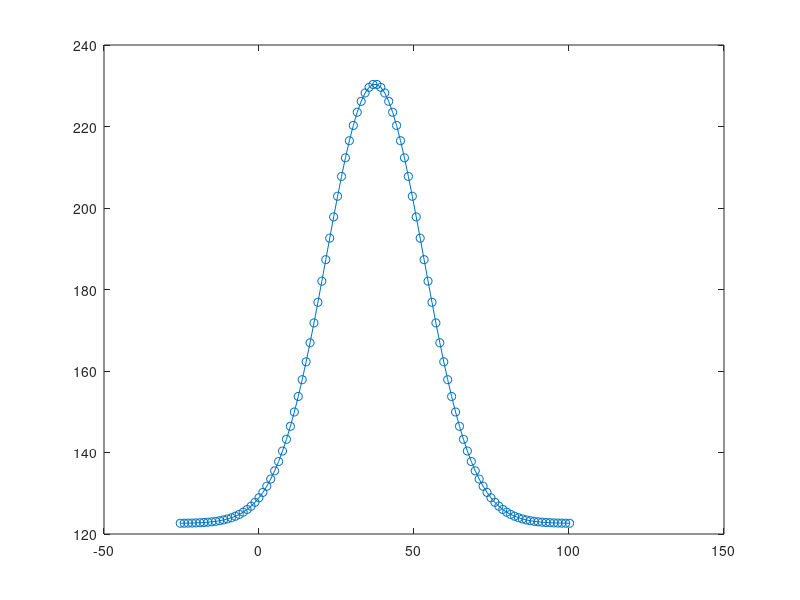

The MATLAB script that drew this image: (Note: this script raises an error after producing the figure.)
%**************************************************************************
% This algorithm performs Powell's dog leg method fitting on gauss function
% with amplitude
% author: Karol Vegso
% affiliation: Institute of Physics, Slovak Academy of Sciences
%**************************************************************************
clear all
close all
clc
%**************************************************************************
% generate experimental gauss function with amplitude
%**************************************************************************
% number of experimental points
M=100;
% initialize x (t_data) and y (y_data) vectors of gauss function
t_data=zeros(1,M);
y_data=zeros(1,M);
% initialize amplitude
x1=107.8;
% initialize center
x2=37.4;
% initialize width
x3=15.7;
% initialize offset
x4=122.6;
% t_data vector
multiplicator_width=4;
t_data_start=x2-multiplicator_width*x3;
t_data_stop=x2+multiplicator_width*x3;
t_data=linspace(t_data_start,t_data_stop,M);
% y vector
y_data=x1*exp(((-1.0)*((t_data(1,:)-x2).^2)./(2*x3^2)))+x4;
% plot experimental curve
plot(t_data(1,:),y_data(1,:),'-o');
%**************************************************************************
% initial fitting parameters - amplitude, center, width, offset
%**************************************************************************
% initial amplitude
x01=1;
% initial center
x02=25;
% initial width
x03=1;
% initial offset
x04=0;
% initial parameters
x0=[x01 x02 x03 x04];
%**************************************************************************
% fitting parameters
%**************************************************************************
% maximum iterations
k_max=1000;
% epsilon 1
epsilon_1=1.0e-15;
% epsilon 2
epsilon_2=1.0e-15;
% epsilon 3
epsilon_3=1.0e-20;
% initial delta parameter
delta=1;
%**************************************************************************
% fit simulated curve
fit_result=powells_dog_leg_gauss_amp(t_data, y_data, x0, k_max, epsilon_1, epsilon_2, epsilon_3, delta);
%**************************************************************************
% function to perform Powell's dog leg fitting method on gauss
% function with amplitude
% input aparmeters are t_data (x values), y_data (y values), x0 (initial
% fitting parameters - amplitude, center, width, offset), k_max (maximum number of
% iterations), epsilon_1 (good value 1.0e-15), epsilon_2 (good value
% 1.0e-15), epsilon_3 (good value 1.0e-20), delta (good initial value 1)
%**************************************************************************
function [x_new] = powells_dog_leg_gauss_amp(t_data, y_data, x0, k_max, epsilon_1, epsilon_2, epsilon_3, delta)
    %**************************************************************************
    % begin of function
    %**************************************************************************
    % number of simulated or experimental points
    M=length(t_data(1,:));
    % initial iteration parameter
    k=0;
    % initialize fitting parameters to start with
    x=x0;
    % Jacobian matrix
    J=zeros(M,4);
    % caclulate derivation according to amplitude
    % fill first column of Jacobian matrix
    J(:,1)=(-1.0)*exp((-1.0)*((t_data(1,:)-x(1,2)).^2)./(2*x(1,3)^2));
    % calculate derivation according to center
    % fill second column of Jacobian matrix
    J(:,2)=(-1.0)*(x(1,1)*exp((-1.0)*((t_data(1,:)-x(1,2)).^2)./(2*x(1,3)^2)).*2.*(t_data(1,:)-x(1,2)))./(2*x(1,3)^2);
    % calculate derivation according to width
    % fill third column of Jacobian matrix
    J(:,3)=((-1.0)*x(1,1)*exp((-1.0)*((t_data(1,:)-x(1,2)).^2)./(2*x(1,3)^2)).*(t_data(1,:)-x(1,2)).^2)./x(1,3)^3;
    % calculate derivation according to offset
    % fill fourth column of Jacobian matrix
    J(:,4)=-1;
    % calculate f
    f=zeros(1,M);
    f=y_data(1,:)-x(1,1)*exp(((-1.0)*((t_data(1,:)-x(1,2)).^2)./(2*x(1,3)^2)))-x(1,4);
    % calculate g
    g=transpose(J(:,:))*transpose(f(1,:));
    % calculate norm f
    f_norm=sqrt(sum(f(1,:).*f(1,:)));
    % calculate norm g
    g_norm=sqrt(sum(g(:,1).*g(:,1)));
    % calculate boolean variable found
    found_bool=(f_norm <= epsilon_3) | (g_norm <= epsilon_1);
    %**************************************************************************
    % main loop
    %**************************************************************************
    while ((~found_bool) & (k < k_max))
        % increase iteration variable k
        k=k+1
        % Jacobian matrix
        J=zeros(M,4);
        % caclulate derivation according to amplitude
        % fill first column of Jacobian matrix
        J(:,1)=(-1.0)*exp((-1.0)*((t_data(1,:)-x(1,2)).^2)./(2*x(1,3)^2));
        % calculate derivation according to center
        % fill second column of Jacobian matrix
        J(:,2)=(-1.0)*(x(1,1)*exp((-1.0)*((t_data(1,:)-x(1,2)).^2)./(2*x(1,3)^2)).*2.*(t_data(1,:)-x(1,2)))./(2*x(1,3)^2);
        % calculate derivation according to width
        % fill third column of Jacobian matrix
        J(:,3)=((-1.0)*x(1,1)*exp((-1.0)*((t_data(1,:)-x(1,2)).^2)./(2*x(1,3)^2)).*(t_data(1,:)-x(1,2)).^2)./x(1,3)^3;
        % calculate derivation according to offset
        % fill fourth column of Jacobian matrix
        J(:,4)=-1;
        % calculate f
        f=zeros(1,M);
        f=y_data(1,:)-x(1,1)*exp(((-1.0)*((t_data(1,:)-x(1,2)).^2)./(2*x(1,3)^2)))-x(1,4);
        % calculate g
        g=transpose(J(:,:))*transpose(f(1,:));
        % calculate norm g
        g_norm=sqrt(sum(g(:,1).*g(:,1)));
        % calculate J(x)*g(x)
        Jg=J(:,:)*g(:,1);
        % calculate norm Jg
        Jg_norm=sqrt(sum(Jg(:,1).*Jg(:,1)));
        % calculate alpha
        alpha=g_norm^2/Jg_norm^2;
        % calculate h_sd
        h_sd=(-1.0)*alpha*g(:,1);
        h_sd=transpose(h_sd);
        % calculate h_gn
        A=transpose(J(:,:))*J(:,:);
        B=transpose(J(:,:))*transpose(f(1,:));
        h_gn=(-1.0)*transpose(B)*inv(A);
        % calculate h_dl
        % calculate norm h_gn
        h_gn_norm=sqrt(sum(h_gn(1,:).*h_gn(1,:)));
        % calculate norm alpha*h_sd
        alpha_h_sd=alpha*h_sd(1,:);
        alpha_h_sd_norm=sqrt(sum(alpha_h_sd(1,:).*alpha_h_sd(1,:)));
        % calculate norm h_sd
        h_sd_norm=sqrt(sum(h_sd(1,:).*h_sd(1,:)));
        % caclulate h_dl
        if (h_gn_norm <= delta)
            h_dl=h_gn(1,:);
        elseif (alpha_h_sd_norm >= delta)
            h_dl=(delta/h_sd_norm)*h_sd(1,:);
        else
            beta=sym('beta');
            h_dl=alpha*h_sd(1,:)+beta*(h_gn(1,:)-alpha*h_sd(1,:));
            h_dl_norm=sqrt(sum(h_dl(1,:).*h_dl(1,:)));
            eqn=(h_dl_norm == delta);
            beta_result=solve(eqn, beta, 'Real', true);
            beta_result=double(beta_result);
            clear beta;
            h_dl=alpha*h_sd(1,:)+beta_result(2,1)*(h_gn(1,:)-alpha*h_sd(1,:));
        end
        % calculate norm h_dl
        h_dl_norm=sqrt(sum(h_dl(1,:).*h_dl(1,:)));
        % calculate norm x
        x_norm=sqrt(sum(x(1,:).*x(1,:)));
        if (h_dl_norm <= epsilon_2*(x_norm+epsilon_2))
            found_bool=1;
        else
            x_new=x(1,:)+h_dl(1,:)
            % calculate F(x)
            % caclulate function f
            f=zeros(1,M);
            f=y_data(1,:)-x(1,1)*exp(((-1.0)*((t_data(1,:)-x(1,2)).^2)./(2*x(1,3)^2)))-x(1,4);
            F_x=0.5*sum(f(1,:).*f(1,:));
            % calculate F(x_new)
            f=zeros(1,M);
            f=y_data(1,:)-x_new(1,1)*exp(((-1.0)*((t_data(1,:)-x_new(1,2)).^2)./(2*x_new(1,3)^2)))-x_new(1,4);
            F_x_new=0.5*sum(f(1,:).*f(1,:));
            % ro denominator
            ro_denominator=0.5*h_dl(1,:)*(alpha*transpose(h_dl(1,:))-g(:,1));
            % calculate ro - gain ratio
            ro=(F_x-F_x_new)/ro_denominator;
            if (ro > 0)
                x=x_new(1,:);
                % Jacobian matrix
                J=zeros(M,4);
                % caclulate derivation according to amplitude
                % fill first column of Jacobian matrix
                J(:,1)=(-1.0)*exp((-1.0)*((t_data(1,:)-x(1,2)).^2)./(2*x(1,3)^2));
                % calculate derivation according to center
                % fill second column of Jacobian matrix
                J(:,2)=(-1.0)*(x(1,1)*exp((-1.0)*((t_data(1,:)-x(1,2)).^2)./(2*x(1,3)^2)).*2.*(t_data(1,:)-x(1,2)))./(2*x(1,3)^2);
                % calculate derivation according to width
                % fill third column of Jacobian matrix
                J(:,3)=((-1.0)*x(1,1)*exp((-1.0)*((t_data(1,:)-x(1,2)).^2)./(2*x(1,3)^2)).*(t_data(1,:)-x(1,2)).^2)./x(1,3)^3;
                % calculate derivation according to offset
                % fill fourth column of Jacobian matrix
                J(:,4)=-1;
                % calculate f
                f=zeros(1,M);
                f=y_data(1,:)-x(1,1)*exp(((-1.0)*((t_data(1,:)-x(1,2)).^2)./(2*x(1,3)^2)))-x(1,4);
                % calculate norm f
                f_norm=sqrt(sum(f(1,:).*f(1,:)));
                % calculate g
                g=transpose(J(:,:))*transpose(f(1,:));
                % calculate norm g
                g_norm=sqrt(sum(g(:,1).*g(:,1)));
                % cacluate boolean variable found
                found_bool=(f_norm <= epsilon_3) | (g_norm <= epsilon_1);
            end
            if (ro > 0.75)
                % calculate norm h_dl
                h_dl_norm=sqrt(sum(h_dl(1,:).*h_dl(1,:)));
                % calculate new delta
                delta=max([delta 3*h_dl_norm]);
            elseif (ro < 0.25)
                % calculate new delta
                delta=delta/2;
                % calculate norm x
                x_norm=sqrt(sum(x(1,:).*x(1,:)));
                % calculate boolean variable found
                found_bool=(delta <= epsilon_2*(x_norm+epsilon_2));
            end
        end
    end
    %**************************************************************************
    % end of function
    %**************************************************************************
end
%**************************************************************************
% end of program
%**************************************************************************